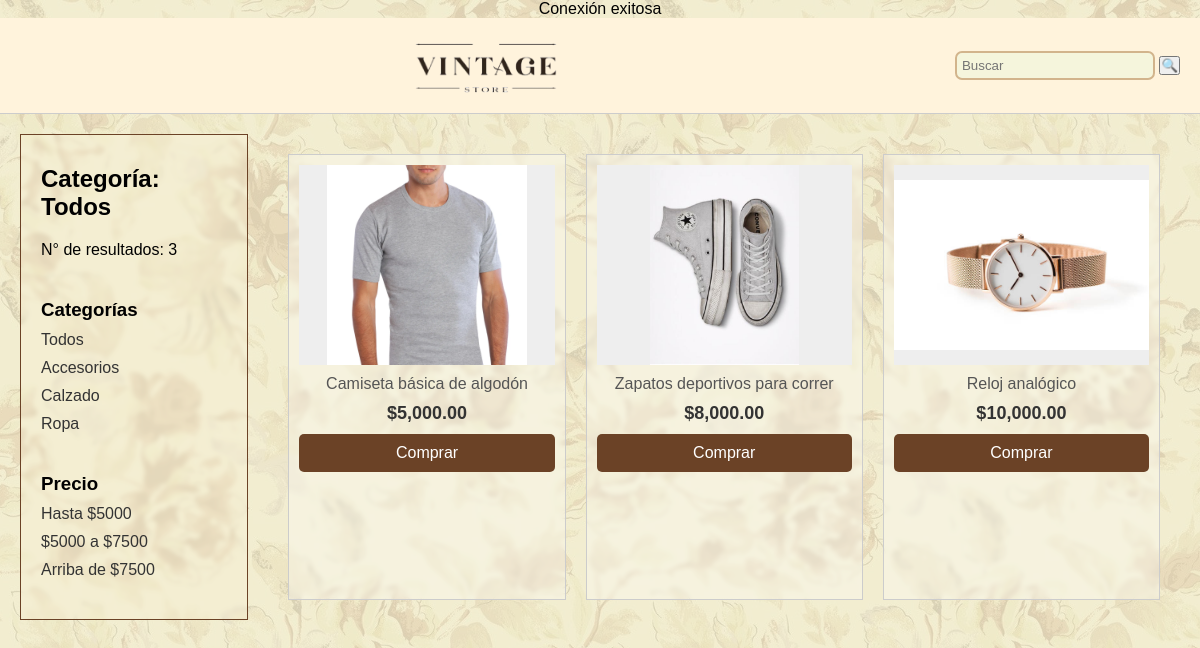
Page /?categoria=Todos on the committed database.
### tables this page shows
CREATE TABLE `productos` (
  `id_producto` int(11) NOT NULL,
  `nombre_producto` varchar(100) DEFAULT NULL,
  `descripcion` text DEFAULT NULL,
  `categoria` varchar(50) DEFAULT NULL,
  `precio` int(255) DEFAULT NULL,
  `stock` int(11) DEFAULT NULL,
  `imagen` varchar(255) DEFAULT NULL
);

### index.php (the view, shortened to what this page needs)
<?php
include 'db.php';
$categoria = isset($_GET['categoria']) ? $_GET['categoria'] : '';
$buscar = isset($_GET['buscar']) ? $_GET['buscar'] : '';
$sql = "SELECT id_producto, nombre_producto, descripcion, precio, imagen FROM productos";
$stmt = $conn->prepare($sql);
$stmt->execute();
$result = $stmt->get_result();
$num_results = $result ? $result->num_rows : 0;
?>
<!DOCTYPE html>
<html lang="es">
<head>
    <link rel="stylesheet" href="style.css">
</head>
<body>
    <header>
        <div class="header-content">
            <div class="logo">
                <img src="logo.png" alt="Logo" />
            </div>
            <div class="search-bar">
                <form action="" method="GET">
                    <input type="text" name="buscar" placeholder="Buscar" value="<?php echo htmlspecialchars($buscar); ?>">
                    <button type="submit">🔍</button>
                </form>
            </div>
        </div>
    </header>
    <main>
        <aside class="sidebar">
            <h2>Categoría: <?php echo $categoria ? htmlspecialchars($categoria) : "Todas"; ?></h2>
            <p>N° de resultados: <?php echo $num_results; ?></p>
            <h3>Categorías</h3>
            <ul>
                <li><a href="?categoria=Todos">Todos</a></li>
                <li><a href="?categoria=Accesorios">Accesorios</a></li>
                <li><a href="?categoria=Calzado">Calzado</a></li>
                <li><a href="?categoria=Ropa">Ropa</a></li>
            </ul>
            <h3>Precio</h3>
            <ul>
                <li><a href="?precio=max5000">Hasta $5000</a></li>
                <li><a href="?precio=5000a7500">$5000 a $7500</a></li>
                <li><a href="?precio=mas7500">Arriba de $7500</a></li>
            </ul>
        </aside>
        <section class="products">
            <?php
            if ($num_results > 0) {
                while ($row = $result->fetch_assoc()) {
                    echo '<div class="product-card">';
                    echo '    <div class="image">';
                    echo '        <img src="stock/' . $row['imagen'] . '" alt="Producto">';
                    echo '    </div>';
                    echo '    <p class="description">' . htmlspecialchars($row['descripcion']) . '</p>';
                    echo '    <p class="price">$' . number_format($row['precio'], 2) . '</p>';
                    echo '    <form action="compras/index.php" method="POST">';
                    echo '        <button type="submit" class="buy-button">Comprar</button>';
                    echo '    </form>';
                    echo '</div>';
                }
            } else {
                echo '<p>No hay productos disponibles.</p>';
            }
            ?>
        </section>
    </main>
</body>
</html>

### style.css (style rules this page uses)
* { margin: 0; padding: 0; box-sizing: border-box; font-family: 'Franklin Gothic Medium', 'Arial Narrow', Arial, sans-serif, 'Gill Sans MT', Calibri, 'Trebuchet MS', sans-serif }
html, body { height: 100%; margin: 0; padding: 0; }
body { display: flex; flex-direction: column; align-items: center; background-image: url('stock/imagenes/background.jpg'); background-size: cover; background-position: center; background-repeat: no-repeat; position: relative; }
body::before { content: ""; position: absolute; top: 0; left: 0; right: 0; bottom: 0; background-color: rgba(245, 245, 220 , 0.8); z-index: -1; }
header { width: 100%; padding: 10px 20px; border-bottom: 1px solid #ccc; background-color: #fff3dc; }
.header-content { max-width: 1200px; margin: 0 auto; display: flex; justify-content: space-between; align-items: center; }
.logo { flex: 1; text-align: center; }
.logo img { max-height: 75px; }
.search-bar { display: flex; align-items: center; gap: 10px; }
.search-bar input { padding: 5px; border: 2px solid #ccc; border-radius: 7px; width: 200px; background-color: #f5f5dc; border-color: #d2b48c; }
main { display: flex; max-width: 1200px; width: 100%; margin-top: 20px; gap: 20px; padding: 0 20px; justify-content: center; }
.sidebar { width: 20%; padding: 20px; border-right: 1px solid #6b4226; border-left: 1px solid #6b4226; border-top: 1px solid #6b4226; border-bottom: 1px solid #6b4226; backdrop-filter: blur(2px); background-color: rgba(255, 243, 220, 0.2) ; }
.sidebar h2 { margin-top: 10px; margin-bottom: 20px; font-weight: bold; }
.sidebar h3 { margin-top: 40px; margin-bottom: 10px; font-weight: bold; }
.sidebar ul { list-style-type: none; margin-bottom: 20px; }
.sidebar ul li { margin-bottom: 10px; }
.sidebar ul li a { color: #333; text-decoration: none; font-size: 16px; }
.products { display: grid; grid-template-columns: repeat(3, 1fr); gap: 20px; width: 80%; padding: 20px; }
.product-card { border: 1px solid #ccc; text-align: center; padding: 10px; transition: transform 0.2s; backdrop-filter: blur(2px); background-color: rgba(255, 255, 255, 0.3) ; }
.product-card .image { width: 100%; height: 200px; background-color: #eee; display: flex; align-items: center; justify-content: center; }
.product-card .image img { max-height: 100%; max-width: 100%; object-fit: cover; }
.description { margin: 10px 0; color: #555; font-size: 16px; }
.price { font-size: 18px; font-weight: bold; color: #333; }
.buy-button { margin-top: 10px; padding: 10px; width: 100%; font-size: 16px; color: #fff; background-color: #6b4226; border: none; border-radius: 5px; cursor: pointer; transition: background-color 0.3s; }

### rows in the picture
productos: imagen (picture), descripcion "Camiseta básica de algodón", precio "5,000.00"
productos: shows a picture, descripcion "Zapatos deportivos para correr", precio "8,000.00"
productos: imagen (picture), descripcion "Reloj analógico", precio "10,000.00"

### other values in the picture
$categoria "Todos"
$num_results "3"
